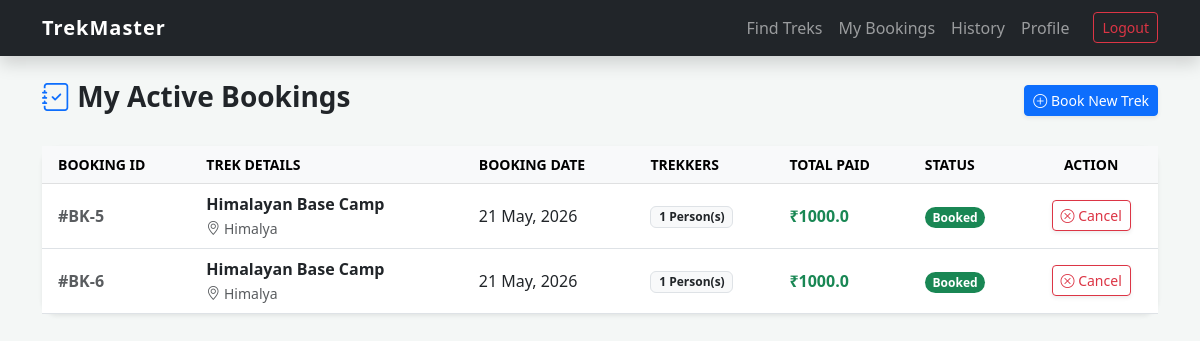
Page /my_bookings (signed in) on the committed database.
### models.py (models this page shows)
class Booking(db.Model):
    __tablename__ = 'booking'
    id = db.Column(db.Integer, primary_key=True)
    user_id = db.Column(db.Integer, db.ForeignKey('user.id'), nullable=False)
    trek_id = db.Column(db.Integer, db.ForeignKey('trek.id'), nullable=False)
    booking_date = db.Column(db.DateTime, default=datetime.utcnow)
    status = db.Column(db.String(20), default='Booked') # 'Booked', 'Cancelled', 'Completed'
    num_people = db.Column(db.Integer, default=1, nullable=False)
    total_amount = db.Column(db.Float, nullable=False)
    payment_status = db.Column(db.String(20), default='Pending')
    rating = db.Column(db.Integer, nullable=True) # User 1-5 star rating de sake
    review = db.Column(db.Text, nullable=True) # User feedback likh sake
    cancellation_reason = db.Column(db.String(255), nullable=True) # Agar user cancel kare toh kyun kiya?
    special_requests = db.Column(db.Text)

class Trek(db.Model):
    __tablename__ = 'trek'
    id = db.Column(db.Integer, primary_key=True)
    name = db.Column(db.String(100), nullable=False)
    location = db.Column(db.String(100), nullable=False)
    difficulty = db.Column(db.String(20), nullable=False) # 'Easy', 'Moderate', 'Hard'
    duration = db.Column(db.Integer, nullable=False)
    total_slots = db.Column(db.Integer, nullable=False)
    available_slots = db.Column(db.Integer, nullable=False)
    status = db.Column(db.String(20), default='Pending') # 'Open', 'Closed', 'Completed'
    start_date = db.Column(db.Date, nullable=False)
    end_date = db.Column(db.Date, nullable=False)
    staff_id = db.Column(db.Integer, db.ForeignKey('staff_profile.id'), nullable=True)
    price_per_person = db.Column(db.Float, default=0.0)
    description = db.Column(db.Text)
    created_at = db.Column(db.DateTime, default=datetime.utcnow) # [NEW] Sorting ke liye (Latest treks first)
    bookings = db.relationship('Booking', backref='trek_ref', lazy=True, cascade="all, delete-orphan")

### app.py (the view)
@app.route('/my_bookings')
def my_bookings():
    if session.get('role') != 'User': return redirect(url_for('login'))
    bookings = Booking.query.filter_by(user_id=session['user_id']).all()
    return render_template('user/my_bookings.html', bookings=bookings)

### templates/user/my_bookings.html (shortened to what this page needs)
{% extends "base.html" %}
{% block content %}
<div class="d-flex justify-content-between align-items-center mb-4">
    <h3 class="fw-bold">
        <i class="bi bi-journal-check text-primary"></i> My Active Bookings
    </h3>
    <a href="/user_dashboard" class="btn btn-primary btn-sm shadow-sm">
        <i class="bi bi-plus-circle"></i> Book New Trek
    </a>
</div>
<div class="card shadow-sm border-0 rounded-4">
    <div class="table-responsive">
        <table class="table table-hover align-middle mb-0">
            <thead class="table-light text-uppercase small">
                <tr>
                    <th class="ps-3">Booking ID</th>
                    <th>Trek Details</th>
                    <th>Booking Date</th>
                    <th>Trekkers</th>
                    <th>Total Paid</th>
                    <th>Status</th>
                    <th class="text-center">Action</th>
                </tr>
            </thead>
            <tbody>
                {% for b in bookings %}
                {% if b.status == 'Booked' or b.status == 'Pending Payment' %}
                <tr>
                    <td class="ps-3 fw-bold text-muted">
                        #BK-{{ b.id }}
                    </td>
                    <td>
                        <strong>{{ b.trek_ref.name }}</strong><br>
                        <small class="text-muted">
                            <i class="bi bi-geo-alt"></i> {{ b.trek_ref.location }}
                        </small>
                    </td>
                    <td>
                        {{ b.booking_date.strftime('%d %b, %Y') }}
                    </td>
                    <td>
                        <span class="badge bg-light text-dark border">
                            {{ b.num_people }} Person(s)
                        </span>
                    </td>
                    <td>
                        <strong class="text-success">
                            ₹{{ b.total_amount }}
                        </strong>
                    </td>
                    <td>
                        <span class="badge rounded-pill
                            {% if b.status == 'Booked' %}
                                bg-success
                            {% else %}
                                bg-warning text-dark
                            {% endif %}">
                            {{ b.status }}
                        </span>
                    </td>
                    <td class="text-center">
                        {% if b.status == 'Pending Payment' %}
                        <a href="{{ url_for('payment_page',
                            booking_id=b.id,
                            amount=b.total_amount,
                            num_p=b.num_people,
                            is_new='true') }}"
                           class="btn btn-sm btn-warning shadow-sm fw-bold">
                            <i class="bi bi-credit-card"></i> Pay Now
                        </a>
                        {% elif b.status == 'Booked' %}
                        <button type="button"
                                class="btn btn-sm btn-outline-danger shadow-sm"
                                data-bs-toggle="modal"
                                data-bs-target="#cancelModal{{ b.id }}">
                            <i class="bi bi-x-circle"></i> Cancel
                        </button>
                        {% endif %}
                    </td>
                </tr>
                {% endif %}
                {% endfor %}
            </tbody>
        </table>
    </div>
</div>
{% endblock %}

### templates/base.html (style rules this page uses)
body { background-color: #f4f7f6; font-family: 'Segoe UI', Tahoma, Geneva, Verdana, sans-serif; }
.card { border: none; border-radius: 12px; transition: 0.3s; }

### rows in the picture
Booking: id "5", trek_ref.name "Himalayan Base Camp", trek_ref.location "Himalya", booking_date "21 May, 2026", num_people "1", total_amount "1000.0", status "Booked"
Booking: id "6", trek_ref.name "Himalayan Base Camp", trek_ref.location "Himalya", booking_date "21 May, 2026", num_people "1", total_amount "1000.0", status "Booked"
